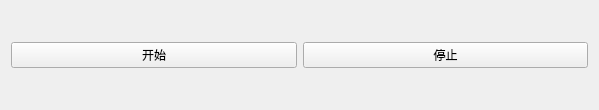
<?xml version="1.0" encoding="UTF-8"?>
<ui version="4.0">
 <class>Widget</class>
 <widget class="QWidget" name="Widget">
  <property name="geometry">
   <rect>
    <x>0</x>
    <y>0</y>
    <width>599</width>
    <height>110</height>
   </rect>
  </property>
  <property name="windowTitle">
   <string>Widget</string>
  </property>
  <layout class="QHBoxLayout" name="horizontalLayout">
   <item>
    <widget class="QPushButton" name="btnStart">
     <property name="text">
      <string>开始</string>
     </property>
    </widget>
   </item>
   <item>
    <widget class="QPushButton" name="btnStop">
     <property name="text">
      <string>停止</string>
     </property>
    </widget>
   </item>
  </layout>
 </widget>
 <resources/>
 <connections/>
</ui>
